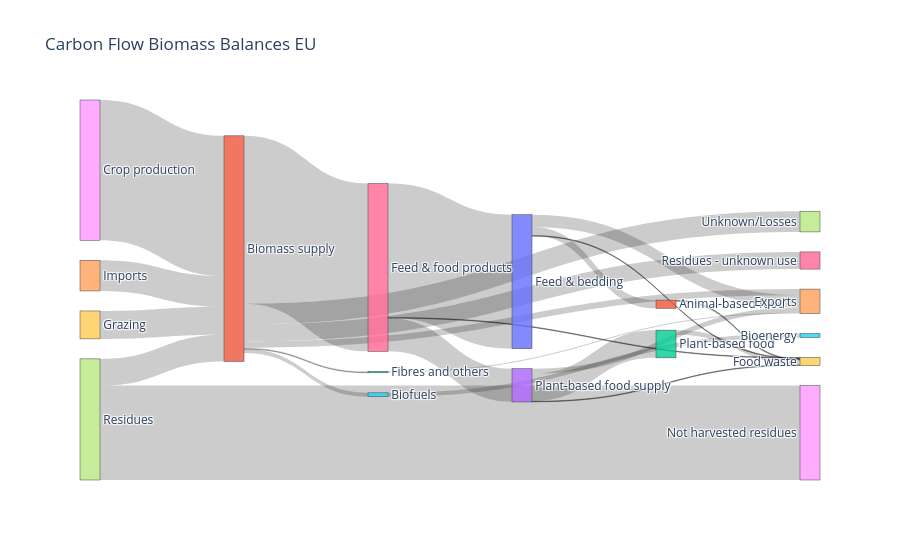

Here is the notebook cell this chart was saved with:
### Code cell
# Load the CSV
df = pd.read_csv("/Users/charlottewestenberg/Thesis/00data/from_excel/biomass_uses_and_flows_2022.csv")

# Create list of unique nodes
nodes = list(pd.concat([df["Source"], df["Target"]]).unique())

# Create dictionary mapping node name -> index
node_dict = {name: i for i, name in enumerate(nodes)}

# Map names to numeric IDs
df["source_id"] = df["Source"].map(node_dict)
df["target_id"] = df["Target"].map(node_dict)

# Create Sankey
fig = go.Figure(data=[go.Sankey(
    
    node=dict(
        label=nodes,
        pad=20,
        thickness=20
    ),
    
    link=dict(
        source=df["source_id"],
        target=df["target_id"],
        value=df["Value C (TONNES)"]
    )

)])

fig.update_layout(title_text="Carbon Flow Biomass Balances EU")

fig.show()

### Figure 1 — Plotly figure (JSON) as saved in the notebook; plotly's stock layout.template omitted (floating-point values rounded to 4 significant figures; data arrays with more than 128 entries replaced by an {"elided": "..."} marker saying what was removed)
{"data": [{"link": {"source": {"elided": "130 int values"}, "target": {"elided": "130 int values"}, "value": {"elided": "130 float values"}}, "node": {"label": ["Feed & bedding", "Biomass supply", "Fibres and others", "Plant-based food supply", "Imports", "Biofuels", "Feed & food products", "Residues", "Crop production", "Grazing", "Fishmeal & oil for feed", "Animal-based food", "Plant-based food", "Fishmeal & oil", "Unknown origin", "Aquaculture", "Capture fisheries", "Aquatic-based food", "By-products", "Energy (prev. node)", "Roundwood", "Solid wood products", "Wood pulp", "By-products imports", "Roundwood imports", "Solid wood products imports", "Wood pellets imports", "Wood pulp imports", "Material industry", "Unreported by-products", "Unreported roundwood", "Domestic roundwood", "Post-consumer wood", "Uncategorised wood", "Exports", "Bioenergy", "Residues - unknown use", "Unknown/Losses", "Not harvested residues", "Food waste", "Fishmeal & oil for animal husbandry", "Waste", "By-products exports", "Wood pellets exports", "Roundwood exports", "Solid wood products exports", "Wood pulp exports", "Unreported uses", "Energy"], "pad": 20, "thickness": 20}, "type": "sankey"}], "layout": {"title": {"text": "Carbon Flow Biomass Balances EU"}}}
